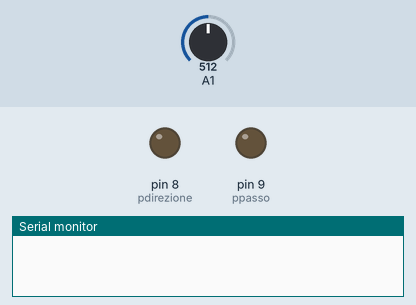
A sketch run on a simulated Arduino Uno, built with avr-gcc and run on an emulated ATmega328P. Shown: output pins drawn as LEDs (lit = HIGH), the last lines printed to the serial monitor. The inputs (shaded band) are chosen by the test bench; at power-on: A1 = 512.

Above: at 0.1 s.
At 2.86 s:
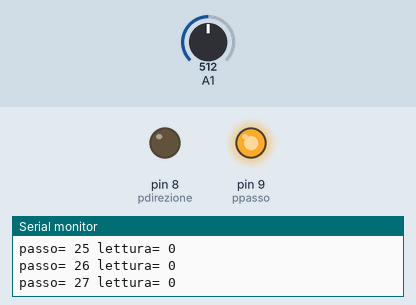
Timing chart, 0 to 3.2 s (numbered marks = the images above):
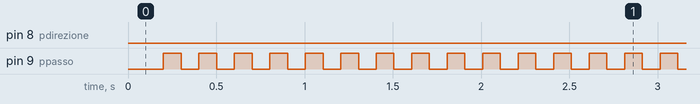

The sketch:

stepper02.ino
```cpp
int ppasso=9;
int pdirezione=8;

void setup() {
  // put your setup code here, to run once:
  pinMode(ppasso,OUTPUT);
  pinMode(pdirezione,OUTPUT);

  Serial.begin(9600);
}

int npassi=0;
int dir=LOW;

void loop() {
  // put your main code here, to run repeatedly:

  delay(100);
  digitalWrite(pdirezione,dir);
  digitalWrite(ppasso,npassi%2);

  Serial.print("passo= ");
  Serial.print(npassi);

 //
  if( dir == LOW )
    {
    npassi=npassi+1;
    if( npassi>1000 ) {
        npassi=1000;
        dir = HIGH;
    }
    }
  else
    {
    npassi=npassi-1;
    if( npassi<0 ) {
        npassi=0;
        dir = LOW;
    }
  }
  byte a=analogRead(A1);
  Serial.print(" lettura= ");
  Serial.println(a);

}
```

Measured:
- by itself, pin 8 (pdirezione): LOW → HIGH at 101 s
- by itself, pin 9 (ppasso): goes 499 × (HIGH 0.10 s, LOW 0.10 s), HIGH 0.10 s, LOW 0.20 s, 145 × (HIGH 0.10 s, LOW 0.10 s), then HIGH
